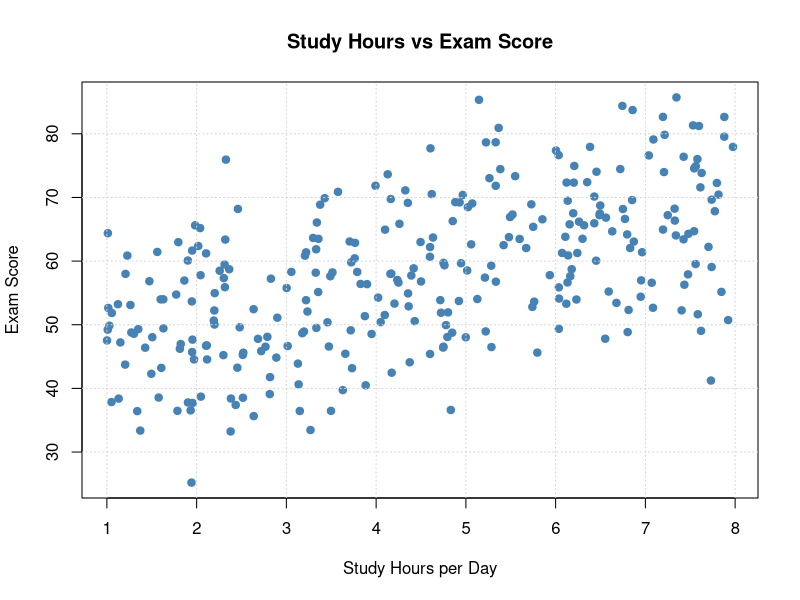
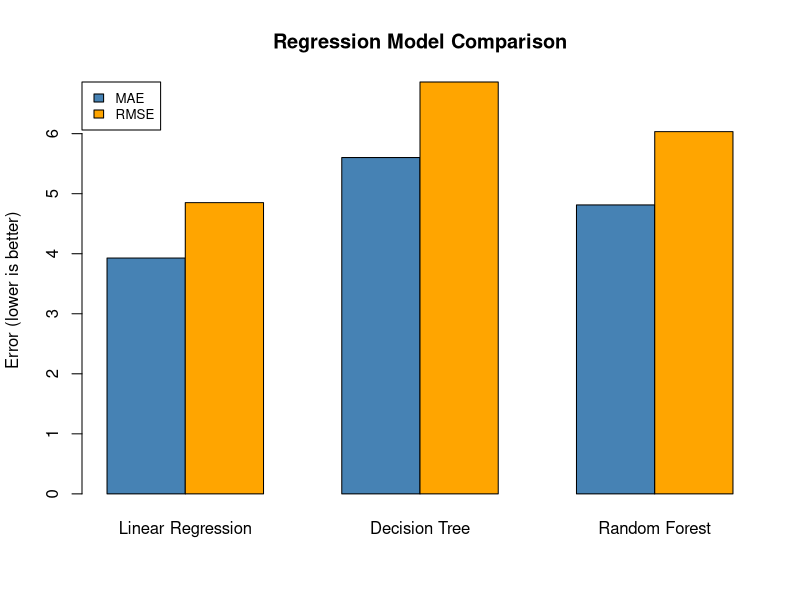
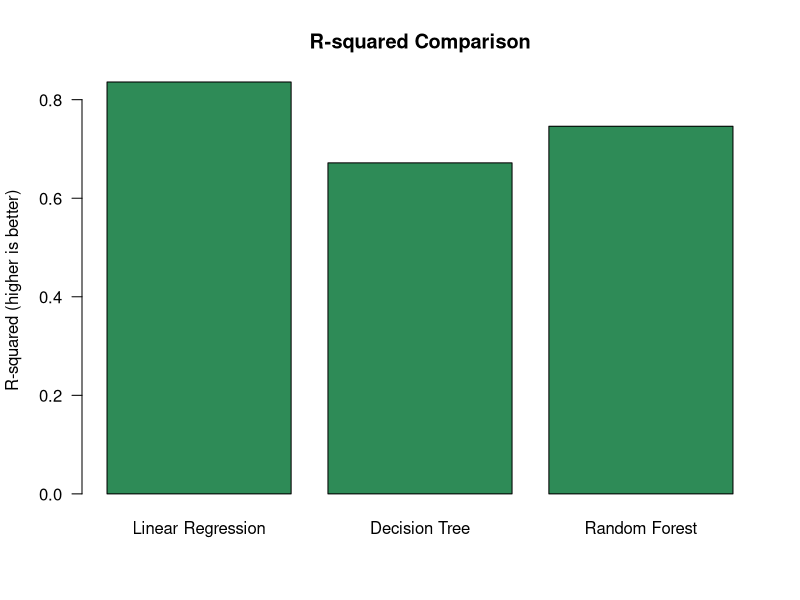
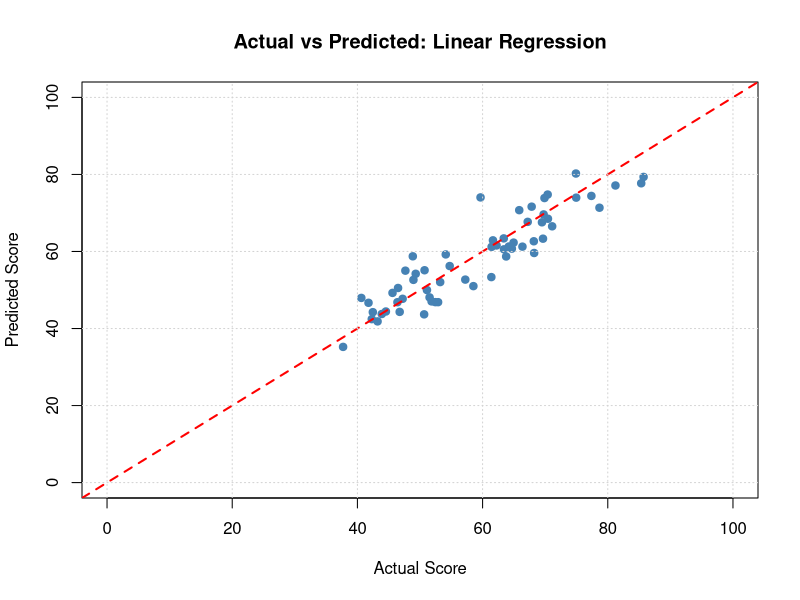

Generate these figures, in order, with R:
# ============================================================
# SML PBL PROJECT
# Student Performance Prediction Using Statistical Machine Learning
# Language: R | Environment: RStudio / Posit Cloud
# ============================================================

# 1. Generate a reproducible sample dataset
set.seed(42)
n <- 300

df <- data.frame(
  Study_Hours = runif(n, 1, 8),
  Attendance = runif(n, 50, 100),
  Previous_Score = runif(n, 30, 95),
  Assignments_Completed = sample(1:10, n, replace = TRUE),
  Sleep_Hours = runif(n, 4, 9)
)

noise <- rnorm(n, mean = 0, sd = 5)

df$Exam_Score <- pmax(0, pmin(100,
  3.0 * df$Study_Hours +
  0.15 * df$Attendance +
  0.35 * df$Previous_Score +
  1.2 * df$Assignments_Completed +
  0.8 * df$Sleep_Hours +
  noise
))

cat("FIRST FIVE STUDENT RECORDS\n")
print(head(df))

cat("\nDATASET SUMMARY\n")
print(summary(df))

# 2. Explore the data
plot(
  df$Study_Hours, df$Exam_Score,
  main = "Study Hours vs Exam Score",
  xlab = "Study Hours per Day",
  ylab = "Exam Score",
  pch = 19,
  col = "steelblue"
)
grid()

# 3. Split features and target into training and testing sets
set.seed(42)
train_index <- sample(
  seq_len(nrow(df)),
  size = floor(0.8 * nrow(df))
)

train_data <- df[train_index, ]
test_data <- df[-train_index, ]

# 4. Train Linear Regression
linear_model <- lm(Exam_Score ~ ., data = train_data)
linear_predictions <- predict(linear_model, newdata = test_data)

# 5. Train Decision Tree
if (!requireNamespace("rpart", quietly = TRUE)) {
  install.packages("rpart", repos = "https://cloud.r-project.org")
}
library(rpart)

tree_model <- rpart(
  Exam_Score ~ .,
  data = train_data,
  method = "anova",
  control = rpart.control(maxdepth = 5, cp = 0.01)
)
tree_predictions <- predict(tree_model, newdata = test_data)

# 6. Train Random Forest
if (!requireNamespace("randomForest", quietly = TRUE)) {
  install.packages("randomForest", repos = "https://cloud.r-project.org")
}
library(randomForest)

set.seed(42)
forest_model <- randomForest(
  Exam_Score ~ .,
  data = train_data,
  ntree = 100,
  mtry = 2,
  importance = TRUE
)
forest_predictions <- predict(forest_model, newdata = test_data)

# 7. Evaluate models
evaluate_model <- function(actual, predicted) {
  mae <- mean(abs(actual - predicted))
  rmse <- sqrt(mean((actual - predicted)^2))
  r2 <- 1 - sum((actual - predicted)^2) /
    sum((actual - mean(actual))^2)

  c(MAE = mae, RMSE = rmse, R2 = r2)
}

results <- rbind(
  "Linear Regression" = evaluate_model(test_data$Exam_Score, linear_predictions),
  "Decision Tree" = evaluate_model(test_data$Exam_Score, tree_predictions),
  "Random Forest" = evaluate_model(test_data$Exam_Score, forest_predictions)
)

cat("\nMODEL PERFORMANCE COMPARISON\n")
print(round(results, 3))

# 8. Compare MAE and RMSE
barplot(
  t(results[, c("MAE", "RMSE")]),
  beside = TRUE,
  col = c("steelblue", "orange"),
  main = "Regression Model Comparison",
  ylab = "Error (lower is better)",
  legend.text = TRUE,
  args.legend = list(x = "topleft", cex = 0.8)
)

# 9. Compare R-squared values
barplot(
  results[, "R2"],
  names.arg = rownames(results),
  col = "seagreen",
  main = "R-squared Comparison",
  ylab = "R-squared (higher is better)",
  las = 1
)

# 10. Select the model with the lowest test RMSE
best_index <- which.min(results[, "RMSE"])
best_model_name <- rownames(results)[best_index]
cat("\nBEST MODEL BY TEST RMSE:", best_model_name, "\n")

# 11. Actual vs predicted plot for the best model
prediction_list <- list(
  "Linear Regression" = linear_predictions,
  "Decision Tree" = tree_predictions,
  "Random Forest" = forest_predictions
)
best_predictions <- prediction_list[[best_model_name]]

plot(
  test_data$Exam_Score, best_predictions,
  xlab = "Actual Score",
  ylab = "Predicted Score",
  main = paste("Actual vs Predicted:", best_model_name),
  pch = 19,
  col = "steelblue",
  xlim = c(0, 100),
  ylim = c(0, 100)
)
abline(0, 1, col = "red", lty = 2, lwd = 2)
grid()

# 12. Predict a score for a sample student
new_student <- data.frame(
  Study_Hours = 4,
  Attendance = 85,
  Previous_Score = 70,
  Assignments_Completed = 8,
  Sleep_Hours = 7
)

if (best_model_name == "Linear Regression") {
  predicted_score <- predict(linear_model, newdata = new_student)
} else if (best_model_name == "Decision Tree") {
  predicted_score <- predict(tree_model, newdata = new_student)
} else {
  predicted_score <- predict(forest_model, newdata = new_student)
}

cat("\nSAMPLE STUDENT DETAILS\n")
print(new_student)
cat("\nIllustrative predicted exam score:",
    round(as.numeric(predicted_score), 2), "out of 100\n")

# 13. Save project outputs in the working directory
write.csv(df, "student_performance_dataset.csv", row.names = FALSE)

results_df <- data.frame(
  Model = rownames(results),
  MAE = results[, "MAE"],
  RMSE = results[, "RMSE"],
  R2 = results[, "R2"],
  row.names = NULL
)
write.csv(results_df, "model_comparison.csv", row.names = FALSE)

cat("\nDataset and model comparison CSV files saved successfully.\n")
